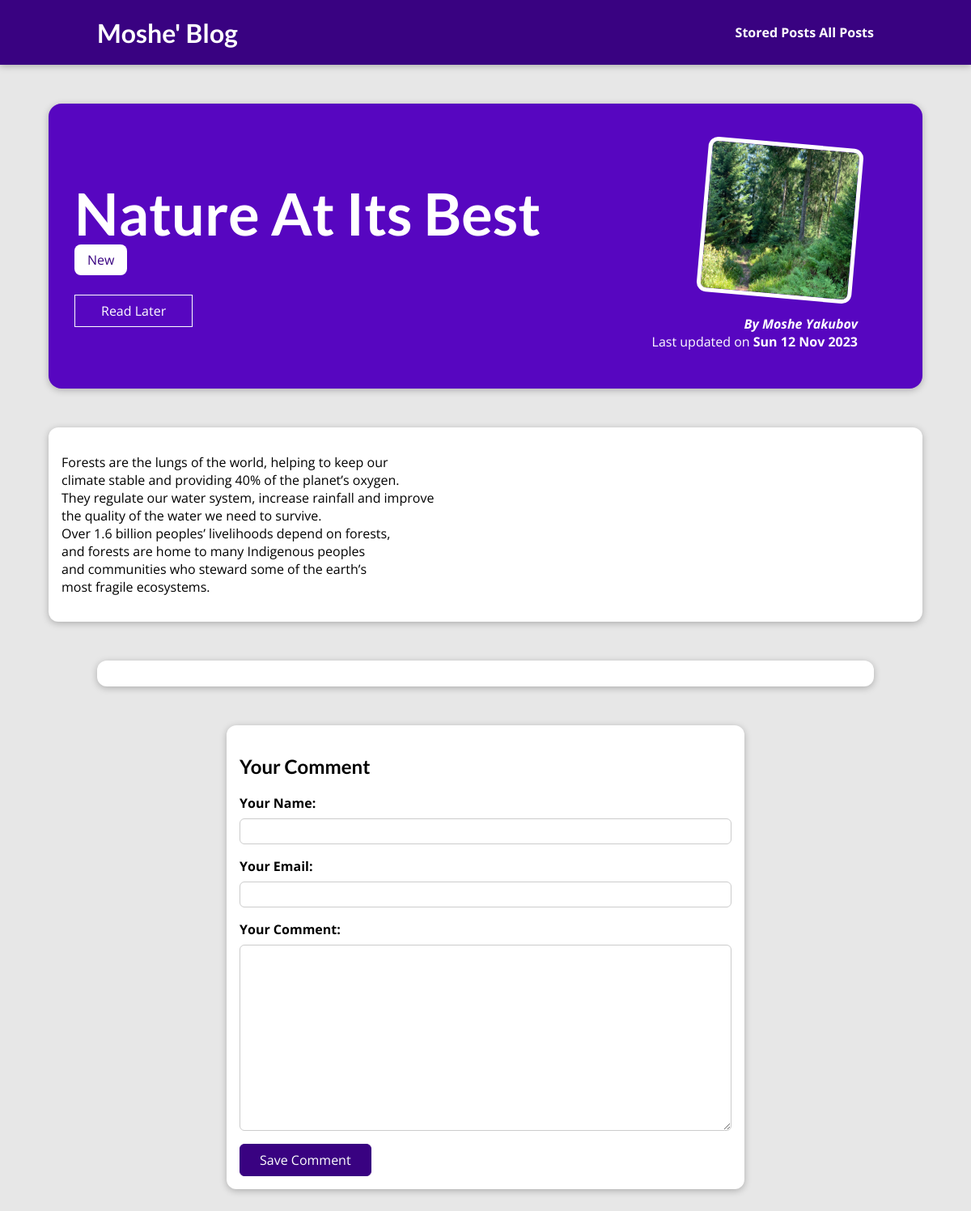
The app's page /posts/into-the-woods with its own data.
### blog/models.py (models this page shows, shortened)
class Post(models.Model):
    title = models.CharField(max_length=150)
    excerpt = models.CharField(max_length=200)
    image = models.ImageField(upload_to='posts', null=True)
    date = models.DateField(auto_now=True)
    slug = models.SlugField(unique=True, db_index=True)
    content = models.TextField(validators=[MinLengthValidator(10)])
    author = models.ForeignKey(Author, on_delete=models.SET_NULL, null=True, related_name='posts')
    tags = models.ManyToManyField(Tag)

class Tag(models.Model):
    caption = models.CharField(max_length=20)

class Author(models.Model):
    first_name = models.CharField(max_length=100)
    last_name = models.CharField(max_length=100)
    email_address = models.EmailField()
    def full_name(self):
        return f"{self.first_name} {self.last_name}"
    def __str__(self):
        return self.full_name()

### blog/views.py (the view, shortened to what this page needs)
# urls.py: path("posts/<slug:slug>", views.SinglePostView.as_view(), name="post_details_page"),
class SinglePostView(View):
    def get(self, request, slug):
        post = Post.objects.get(slug=slug)
        context = {
            "post": post,
            "post_tags": post.tags.all(),
            "comment_form": CommentForm(),
            "comments": post.comments.all().order_by("-id")
        }
        return render(request, "blog/post-detail.html", context)

### blog/forms.py
class CommentForm(forms.ModelForm):
    class Meta:
        model = Comment
        exclude = ["post"]
        labels = {
            "user_name": "Your Name",
            "user_email": "Your Email",
            "text": "Your Comment"
        }

### blog/templates/blog/post-detail.html (shortened to what this page needs)
{% extends "base.html" %}
{% load static %}
{% block css_files %}
    <link rel="stylesheet" href="{% static "blog/post-detail.css" %}">
{% endblock %}
{% block content %}
    <section id="summary">
        <h2>{{ post.title }}</h2>
        <div>
            {% for tag in post_tags %}
                <span class="tag">{{ tag.caption }}</span>
            {% endfor %}
        </div>
        <div id="read-later">
            <form action="{% url "read-later" %}" method="POST">
                <button>Read Later</button>
            </form>
        </div>
        <article>
            <img src="{{ post.image.url }}" alt="{{ post.title }}">
            <address>By <a href="mailto: {{ post.author.email_address }}"> {{ post.author }}</a></address>
            <div>
                Last updated on
                <time>{{ post.date|date:"D d M Y" }}</time>
            </div>
        </article>
    </section>
    <main>
        {{ post.content|linebreaks }}
    </main>
    <section id="comments">
    </section>
    <section id="comment-form">
        <h2>Your Comment</h2>
        <form action="{% url "post_details_page" post.slug %}" method="POST">
            {% for form_field in comment_form %}
                <div class="form-control {% if form_field.errors %}invalid{% endif %}">
                    {{ form_field.label_tag }}
                    {{ form_field }}
                </div>
            {% endfor %}
            <button>Save Comment</button>
        </form>
    </section>
{% endblock %}

### static/apps.css (style rules this page uses)
* { box-sizing: border-box; }
html { font-family: 'Open Sans', 'Lato', sans-serif; }
body { margin: 0; }
h1, h2, h3 { font-family: 'Lato', sans-serif; font-weight: bold; }

### blog/static/blog/post-detail.css (style rules this page uses)
body { background-color: #e7e7e7; }
#summary { margin: 8rem auto 3rem auto; padding: 2rem; width: 90%; max-width: 90rem; border-radius: 16px; background-color: #5706c0; position: relative; box-shadow: 0 2px 8px rgba(0, 0, 0, 0.25); height: 22rem; }
#summary h2 { color: white; font-size: 4.5rem; margin-bottom: 0.25rem; }
#summary article { position: absolute; top: 2rem; right: 3rem; padding: 1rem 2rem; border-radius: 12px; text-align: right; color: white; }
#summary article img { width: 12rem; height: 12rem; border-radius: 12px; transform: rotateZ(5deg); border: 5px solid white; margin-bottom: 1rem; }
#summary address { font-weight: bold; }
#summary a { color: white; text-decoration: none; }
#summary time { font-weight: bold; }
#read-later { margin: 2rem 0; }
#read-later button { background-color: transparent; border: 1px solid white; padding: 0.5rem 2rem; font: inherit; color: white; cursor: pointer; }
main { width: 90%; max-width: 90rem; margin: 3rem auto; background-color: white; padding: 1rem; border-radius: 12px; box-shadow: 0 2px 8px rgba(0, 0, 0, 0.25); }
.tag { background-color: white; color: #390281; padding: 0.5rem 1rem; border-radius: 8px; }
#comment-form { margin: 3rem auto; width: 90%; max-width: 40rem; border-radius: 12px; background-color: white; box-shadow: 0 2px 8px rgba(0, 0, 0, 0.25); padding: 1rem; }
#comment-form button { font: inherit; background-color: #390281; color: white; border: 1px solid #390281; padding: 0.5rem 1.5rem; border-radius: 6px; cursor: pointer; }
.form-control { margin-bottom: 1rem; }
.form-control label { font-weight: bold; margin-bottom: 0.5rem; display: block; }
.form-control input, .form-control textarea { display: block; width: 100%; font: inherit; padding: 0.25rem; border-radius: 6px; border: 1px solid #ccc; }
#comments { margin: 3rem auto; width: 90%; max-width: 60rem; border-radius: 12px; background-color: white; box-shadow: 0 2px 8px rgba(0, 0, 0, 0.25); padding: 1rem 2rem; }

### records on screen
Post: title "Nature At Its Best", image (picture), author "Moshe Yakubov", date "Sun 12 Nov 2023", content "Forests are the lungs of the world, helping to keep our climate stable and providing 40% of the planet’s oxygen. They regulate our water system, increase rainfall and improve the quality of the water we need to survive. Over 1.6 billion peoples’ livelihoods depend on forests, and forests are home to many Indigenous peoples and communities who steward some of the earth’s most fragile ecosystems."
Tag: caption "New"
